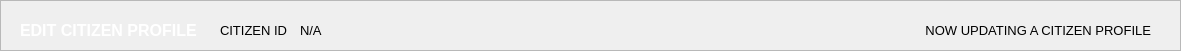
  <widget class="QFrame" name="basePopUpTitleFrame">
   <property name="geometry">
    <rect>
     <x>-1</x>
     <y>-10</y>
     <width>1181</width>
     <height>51</height>
    </rect>
   </property>
   <property name="styleSheet">
    <string notr="true">#basePopUpTitleFrame {
	background-color: #141c52;
}</string>
   </property>
   <property name="frameShape">
    <enum>QFrame::Shape::StyledPanel</enum>
   </property>
   <property name="frameShadow">
    <enum>QFrame::Shadow::Raised</enum>
   </property>
   <widget class="QLabel" name="label_titleFilterOptions">
    <property name="geometry">
     <rect>
      <x>20</x>
      <y>10</y>
      <width>221</width>
      <height>41</height>
     </rect>
    </property>
    <property name="font">
     <font>
      <family>Arial</family>
      <pointsize>12</pointsize>
      <bold>true</bold>
     </font>
    </property>
    <property name="styleSheet">
     <string notr="true">#label_titleFilterOptions {
	background-color: transparent;
	color: #FFFFFF;
}
</string>
    </property>
    <property name="text">
     <string>EDIT CITIZEN PROFILE</string>
    </property>
    <property name="alignment">
     <set>Qt::AlignmentFlag::AlignLeading|Qt::AlignmentFlag::AlignLeft|Qt::AlignmentFlag::AlignVCenter</set>
    </property>
   </widget>
   <widget class="QLabel" name="filteroptions_label">
    <property name="geometry">
     <rect>
      <x>800</x>
      <y>10</y>
      <width>351</width>
      <height>41</height>
     </rect>
    </property>
    <property name="font">
     <font>
      <family>Arial</family>
      <pointsize>10</pointsize>
      <bold>false</bold>
     </font>
    </property>
    <property name="styleSheet">
     <string notr="true">#filteroptions_label {
	background-color: transparent;
	color: #white;
}
</string>
    </property>
    <property name="text">
     <string>NOW UPDATING A CITIZEN PROFILE</string>
    </property>
    <property name="alignment">
     <set>Qt::AlignmentFlag::AlignRight|Qt::AlignmentFlag::AlignTrailing|Qt::AlignmentFlag::AlignVCenter</set>
    </property>
   </widget>
   <widget class="QLabel" name="label_what_ID">
    <property name="geometry">
     <rect>
      <x>220</x>
      <y>10</y>
      <width>71</width>
      <height>41</height>
     </rect>
    </property>
    <property name="font">
     <font>
      <family>Arial</family>
      <pointsize>10</pointsize>
      <bold>false</bold>
     </font>
    </property>
    <property name="styleSheet">
     <string notr="true">#label_what_ID {
	background-color: transparent;
	color: #white;
}
</string>
    </property>
    <property name="text">
     <string>CITIZEN ID : </string>
    </property>
    <property name="alignment">
     <set>Qt::AlignmentFlag::AlignLeading|Qt::AlignmentFlag::AlignLeft|Qt::AlignmentFlag::AlignVCenter</set>
    </property>
   </widget>
   <widget class="QLabel" name="display_what_ID">
    <property name="geometry">
     <rect>
      <x>300</x>
      <y>10</y>
      <width>151</width>
      <height>41</height>
     </rect>
    </property>
    <property name="font">
     <font>
      <family>Arial</family>
      <pointsize>10</pointsize>
      <bold>false</bold>
     </font>
    </property>
    <property name="styleSheet">
     <string notr="true">#display_what_ID {
	background-color: transparent;
	color: #white;
}
</string>
    </property>
    <property name="text">
     <string>N/A</string>
    </property>
    <property name="alignment">
     <set>Qt::AlignmentFlag::AlignLeading|Qt::AlignmentFlag::AlignLeft|Qt::AlignmentFlag::AlignVCenter</set>
    </property>
   </widget>
  </widget>
